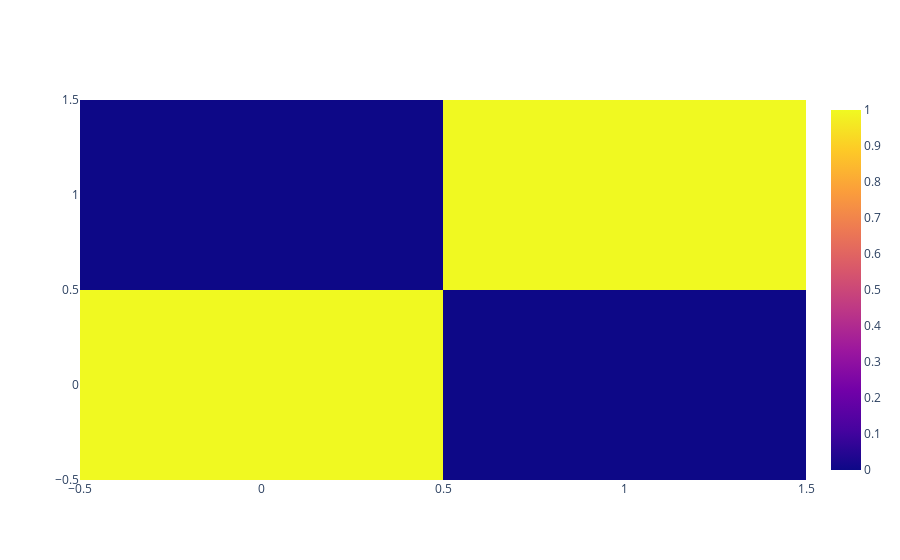

The notebook cell saved with this chart:
### Code cell
correl_pca = data_pca.corr()

trace_pca = go.Heatmap(z=correl_pca.values,
                  x=correl_pca.index.values,
                  y=correl_pca.columns.values)
data_pca=[trace_pca]
plotly.offline.iplot(data_pca, filename='basic-heatmap')

### Figure 1 — Plotly figure (JSON) as saved in the notebook; plotly's stock layout.template omitted (floating-point values rounded to 4 significant figures)
{"data": [{"type": "heatmap", "x": [0, 1], "y": [0, 1], "z": [[1, 4.112e-16], [4.112e-16, 1]]}], "layout": {}}
